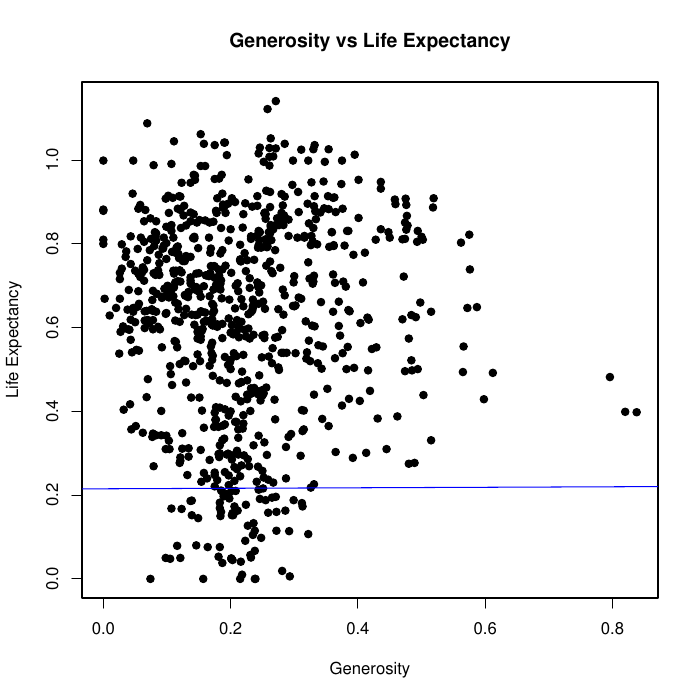

Write the R code that produced this figure.
library(tidyverse)
pdf("visualization.pdf")

hapiness_data<-read.csv("World-Happiness-2015-2019.csv")
names(hapiness_data)
summary(hapiness_data)
generosity<-hapiness_data$Generosity
life_expectancy<-hapiness_data$Health_life_expectancy

#scatter plot between Generosity Score vs Life Expectancy
plot(hapiness_data$Generosity,hapiness_data$Health_life_expectancy, main= "Generosity vs Life Expectancy", xlab="Generosity",ylab="Life Expectancy",pch=19, frame=T)
model<-lm(Generosity~Health_life_expectancy, data=hapiness_data)
abline(model,col="blue")

genMean<-mean(hapiness_data$Generosity,na.rm=TRUE)
genSD<-sd(hapiness_data$Generosity,na.rm=TRUE)
lifeExpMean<-mean(hapiness_data$Health_life_expectancy,na.rm=TRUE)
lifeExpSD<-sd(hapiness_data$Health_life_expectancy,na.rm=TRUE)

#histogram of life expectancy 
hist(hapiness_data$Health_life_expectancy, freq=F, main ="Distribution of Health_life_expectancy", xlab="Health_life_expectancy", ylab="Frequency Density of Health_life_expectancy")
lines(seq(1, 5, by=.1), dnorm(seq(1, 5, by=.1), lifeExpMean, lifeExpSD), col="blue")


#quantile-quantile plots for better understanding of normality of data
ggplot(hapiness_data, aes(sample = Health_life_expectancy),ylab = "Health_life_expectancy Score") + 
  labs(title="Q-Q Plot for Health_life_expectancy",y="Health_life_expectancy")+
  stat_qq()+
  stat_qq_line()
dev.off()
